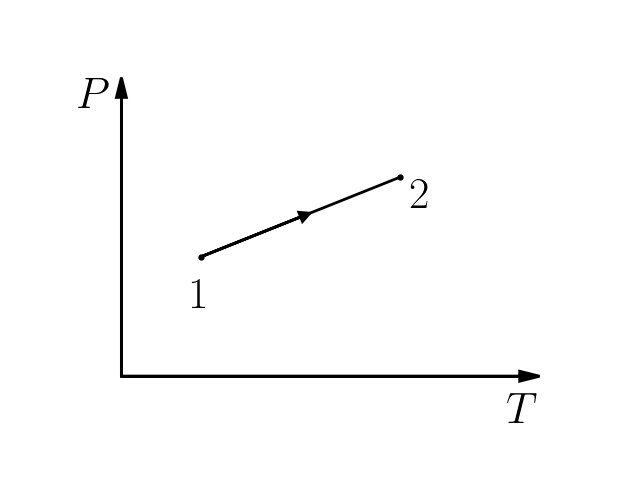

Recreate this plot in Python.
from MKT import *

axes = Axes(10, 'P/$P$', 'T/$T$', ltx=True, fontsize=32, yratio=0.7)

p1 = (3, '')
p2 = (5, '')
t1 = (2, '')
t2 = (7, '')
state1 = State(axes, p=p1, t=t1, xtick=False, ytick=False, patch='$1$', patch_pos='BB')
state2 = State(axes, p=p2, t=t2, xtick=False, ytick=False, patch='$2$', patch_pos='BR')

axes.process(state1, state2)

axes.marker(state1, ms=7)
axes.marker(state2, ms=7)


#savefig('8.27.pdf')
show()
